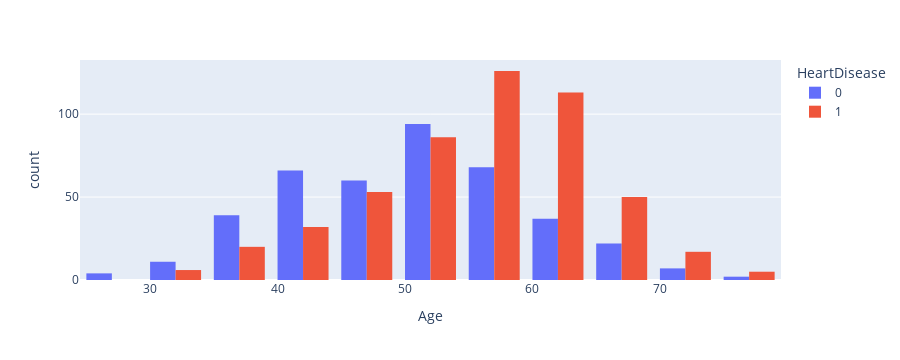

The notebook cell this image was saved under:
### Markdown cell above
##### Histogram

### Code cell
px.histogram(df, 'Age', nbins=10, color = 'HeartDisease', barmode='group')

### Figure 1 — Plotly figure (JSON) as saved in the notebook; plotly's stock layout.template omitted (floating-point values rounded to 4 significant figures; data arrays with more than 128 entries replaced by an {"elided": "..."} marker saying what was removed)
{"data": [{"alignmentgroup": "True", "bingroup": "x", "hovertemplate": "HeartDisease=0<br>Age=%{x}<br>count=%{y}<extra></extra>", "legendgroup": "0", "marker": {"color": "#636efa", "pattern": {"shape": ""}}, "name": "0", "nbinsx": 10, "offsetgroup": "0", "orientation": "v", "showlegend": true, "type": "histogram", "x": {"elided": "410 int values"}, "xaxis": "x", "yaxis": "y"}, {"alignmentgroup": "True", "bingroup": "x", "hovertemplate": "HeartDisease=1<br>Age=%{x}<br>count=%{y}<extra></extra>", "legendgroup": "1", "marker": {"color": "#EF553B", "pattern": {"shape": ""}}, "name": "1", "nbinsx": 10, "offsetgroup": "1", "orientation": "v", "showlegend": true, "type": "histogram", "x": {"elided": "508 int values"}, "xaxis": "x", "yaxis": "y"}], "layout": {"barmode": "group", "height": 360, "legend": {"title": {"text": "HeartDisease"}, "tracegroupgap": 0}, "margin": {"t": 60}, "xaxis": {"anchor": "y", "autorange": true, "domain": [0, 1], "range": [24.5, 79.5], "title": {"text": "Age"}, "type": "linear"}, "yaxis": {"anchor": "x", "autorange": true, "domain": [0, 1], "range": [0, 132.6], "title": {"text": "count"}}}}
